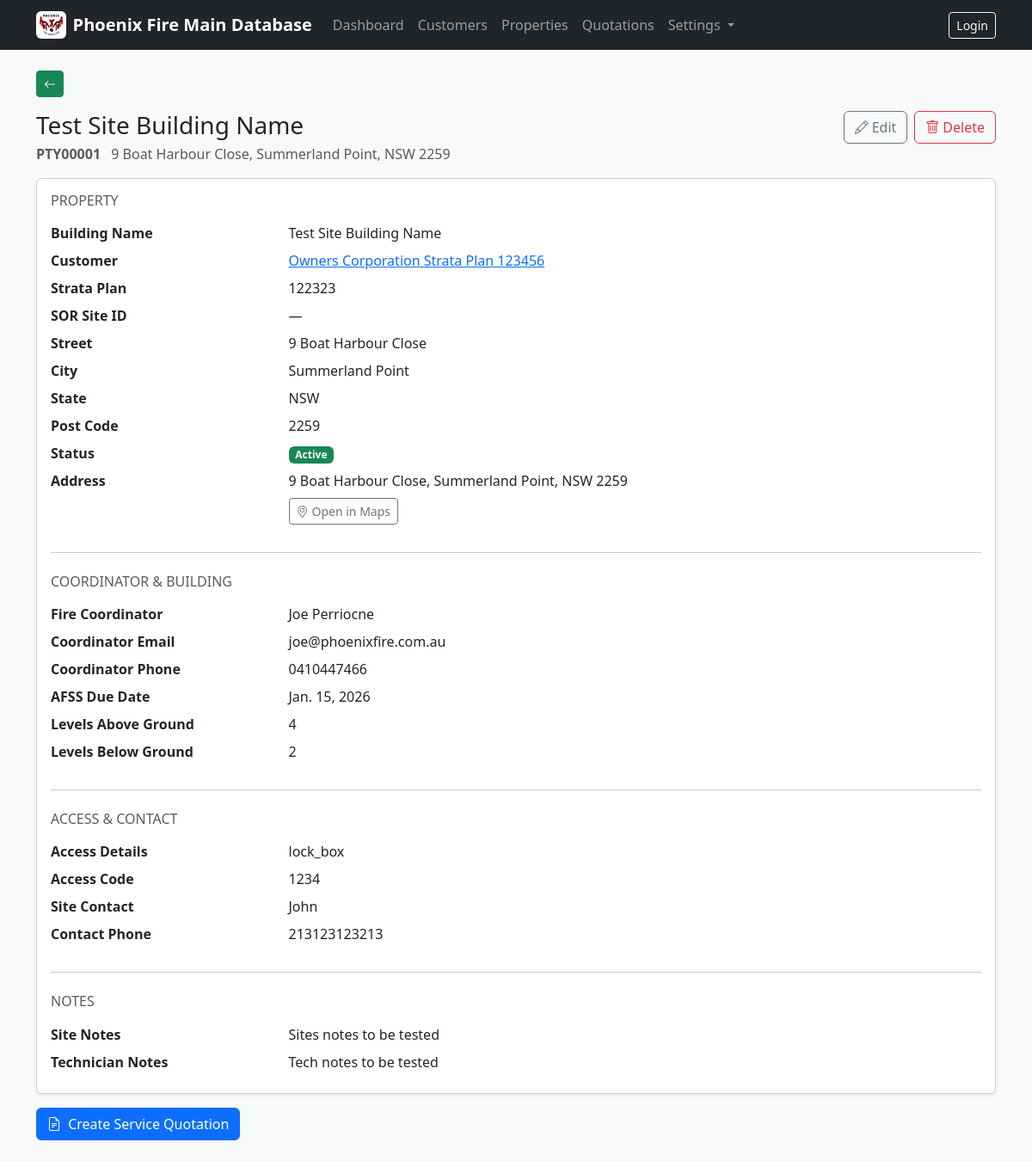
Screenshot of /properties/1/ with the database file from the repository.
### company/models.py (models this page shows, shortened)
class ClientProfile(models.Model):
    company_logo = models.ImageField(upload_to="company/logo/", blank=True, null=True)
    legal_company_name = models.CharField(max_length=255, blank=True)
    trading_name = models.CharField(max_length=255, blank=True)
    company_address = models.TextField(blank=True)
    company_phone = models.CharField(max_length=50, blank=True)
    company_email = models.EmailField(blank=True)
    company_abn = models.CharField(max_length=50, blank=True)
    company_acn = models.CharField(max_length=50, blank=True)
    accounts_phone = models.CharField(max_length=50, blank=True)
    accounts_email = models.EmailField(blank=True)
    updated_at = models.DateTimeField(auto_now=True)
    class Meta:
        verbose_name = "Client Profile"
        verbose_name_plural = "Client Profile"
    @classmethod
    def get_solo(cls):
        obj, _ = cls.objects.get_or_create(pk=1)
        return obj

### properties/models.py (models this page shows, shortened)
class Property(models.Model):
    ACCESS_CHOICES = [
        ("unrestricted", "Unrestricted"),
        ("office", "Keys Held In Office"),
        ("key", "Keys Required"),
        ("site_contact", "Site Contact"),
        ("lock_box", "Lock Box Code"),
        ("other", "Other"),
    ]
    site_id = models.CharField(
        max_length=8,
        unique=True,
        editable=False,
        blank=True,
        db_index=True,
    )
    strata_plan = models.CharField(max_length=100, blank=True)
    sor_site_id = models.CharField(max_length=100, blank=True)
    building_name = models.CharField(max_length=200)
    street = models.CharField(max_length=200)
    city = models.CharField(max_length=100)
    state = models.CharField(max_length=50, blank=True)
    post_code = models.CharField(max_length=20, blank=True)
    active_status = models.BooleanField(default=True)
    customer = models.ForeignKey(
        Customer,
        on_delete=models.PROTECT,
        related_name="properties",
        null=True,
        blank=True,
    )
    fire_coordinator = models.CharField(max_length=150, blank=True)
    fire_coordinator_email = models.EmailField(blank=True)
    fire_coordinator_phone = models.CharField(max_length=50, blank=True)
    afss_due_date = models.DateField(null=True, blank=True)
    levels_above_ground = models.PositiveIntegerField(null=True, blank=True)
    levels_below_ground = models.PositiveIntegerField(null=True, blank=True)
    access_details = models.CharField(
        max_length=50,
        choices=ACCESS_CHOICES,
        blank=True,
    )
    access_code = models.CharField(max_length=50, blank=True)
    site_contact = models.CharField(max_length=150, blank=True)
    contact_phone = models.CharField(max_length=50, blank=True)
    site_notes = models.TextField(blank=True)
    technician_notes = models.TextField(blank=True)
    PREFIX = "PTY"
    PAD = 5

### customers/models.py (models this page shows, shortened)
class Customer(models.Model):
    TYPE_STRATA = "Strata"
    TYPE_GOV = "Government"
    TYPE_HOUSING = "Housing"
    TYPE_OTHER = "Other"
    CUSTOMER_TYPE_CHOICES = [
        (TYPE_STRATA, "Strata"),
        (TYPE_GOV, "Government"),
        (TYPE_HOUSING, "Housing"),
        (TYPE_OTHER, "Other"),
    ]
    customer_name = models.CharField(max_length=200)
    customer_address = models.TextField(blank=True, default="")
    billing_email = models.EmailField(blank=True, default="")
    add_email = models.EmailField(blank=True, default="")
    customer_main_phone = models.CharField(max_length=50, blank=True, default="")
    add_phone = models.CharField(max_length=50, blank=True, default="")
    customer_contact_name = models.CharField(max_length=200, blank=True, default="")
    customer_abn_acn = models.CharField(max_length=50, blank=True, default="")
    customer_type = models.CharField(
        max_length=20,
        choices=CUSTOMER_TYPE_CHOICES,
        default=TYPE_OTHER,
    )
    is_active = models.BooleanField(default=True)
    notes = models.TextField(blank=True, default="")
    created_at = models.DateTimeField(auto_now_add=True)
    class Meta:
        ordering = ["customer_name"]

### properties/views.py (the view)
# urls.py: path("<int:pk>/", PropertyDetailView.as_view(), name="detail"),
class PropertyDetailView(DetailView):
    model = Property
    template_name = "properties/property_detail.html"

### company/context_processors.py (called while the page is built)
def client_profile(request):
    try:
        return {"client_profile": ClientProfile.get_solo()}
    except Exception:
        return {"client_profile": None}

### templates/properties/property_detail.html
{% extends "base.html" %}
{% block content %}
<div class="d-flex justify-content-between align-items-start mb-3">
  <div>
    <h1 class="h3 mb-1">{{ object.building_name }}</h1>
    <div class="text-muted">
      <span class="me-2 fw-semibold">{{ object.site_id }}</span>
      {{ object.street }}, {{ object.city }}{% if object.state %}, {{ object.state }}{% endif %}{% if object.post_code %} {{ object.post_code }}{% endif %}
    </div>
  </div>
  <div class="d-flex gap-2">
    <a class="btn btn-outline-secondary" href="{% url 'properties:update' object.pk %}">
      <i class="bi bi-pencil me-1"></i>Edit
    </a>
    <a class="btn btn-outline-danger" href="{% url 'properties:delete' object.pk %}">
      <i class="bi bi-trash me-1"></i>Delete
    </a>
  </div>
</div>
<div class="card shadow-sm mb-3">
  <div class="card-body">
    <h2 class="h6 text-uppercase text-muted mb-3">Property</h2>
    <dl class="row mb-0">
      <dt class="col-sm-3">Building Name</dt>
      <dd class="col-sm-9">{{ object.building_name|default:"—" }}</dd>
      <dt class="col-sm-3">Customer</dt>
      <dd class="col-sm-9">
        {% if object.customer %}
          <a href="{% url 'customers:detail' object.customer.pk %}" target="_blank" rel="noopener noreferrer">
            {{ object.customer.customer_name }}
          </a>
        {% else %}
          <span class="text-muted">—</span>
        {% endif %}
      </dd>
      <dt class="col-sm-3">Strata Plan</dt>
      <dd class="col-sm-9">{{ object.strata_plan|default:"—" }}</dd>
      <dt class="col-sm-3">SOR Site ID</dt>
      <dd class="col-sm-9">{{ object.sor_site_id|default:"—" }}</dd>
      <dt class="col-sm-3">Street</dt>
      <dd class="col-sm-9">{{ object.street|default:"—" }}</dd>
      <dt class="col-sm-3">City</dt>
      <dd class="col-sm-9">{{ object.city|default:"—" }}</dd>
      <dt class="col-sm-3">State</dt>
      <dd class="col-sm-9">{{ object.state|default:"—" }}</dd>
      <dt class="col-sm-3">Post Code</dt>
      <dd class="col-sm-9">{{ object.post_code|default:"—" }}</dd>
      <dt class="col-sm-3">Status</dt>
      <dd class="col-sm-9">
        {% if object.active_status %}
          <span class="badge bg-success">Active</span>
        {% else %}
          <span class="badge bg-secondary">Inactive</span>
        {% endif %}
      </dd>
      <dt class="col-sm-3">Address</dt>
      <dd class="col-sm-9">
        {{ object.street }}, {{ object.city }}{% if object.state %}, {{ object.state }}{% endif %}{% if object.post_code %} {{ object.post_code }}{% endif %}
        <div class="mt-2">
          <a class="btn btn-outline-secondary btn-sm"
             href="https://www.google.com/maps/search/?api=1&query={{ object.street|urlencode }}+{{ object.city|urlencode }}+{{ object.state|urlencode }}+{{ object.post_code|urlencode }}"
             target="_blank" rel="noopener noreferrer">
            <i class="bi bi-geo-alt me-1"></i>Open in Maps
          </a>
        </div>
      </dd>
    </dl>
    <hr class="my-4">
    <h2 class="h6 text-uppercase text-muted mb-3">Coordinator & Building</h2>
    <dl class="row mb-0">
      <dt class="col-sm-3">Fire Coordinator</dt>
      <dd class="col-sm-9">{{ object.fire_coordinator|default:"—" }}</dd>
      <dt class="col-sm-3">Coordinator Email</dt>
      <dd class="col-sm-9">{{ object.fire_coordinator_email|default:"—" }}</dd>
      <dt class="col-sm-3">Coordinator Phone</dt>
      <dd class="col-sm-9">{{ object.fire_coordinator_phone|default:"—" }}</dd>
      <dt class="col-sm-3">AFSS Due Date</dt>
      <dd class="col-sm-9">
        {% if object.afss_due_date %}
          {{ object.afss_due_date }}
        {% else %}
          <span class="text-muted">—</span>
        {% endif %}
      </dd>
      <dt class="col-sm-3">Levels Above Ground</dt>
      <dd class="col-sm-9">{{ object.levels_above_ground|default:"—" }}</dd>
      <dt class="col-sm-3">Levels Below Ground</dt>
      <dd class="col-sm-9">{{ object.levels_below_ground|default:"—" }}</dd>
    </dl>
    <hr class="my-4">
    <h2 class="h6 text-uppercase text-muted mb-3">Access & Contact</h2>
    <dl class="row mb-0">
      <dt class="col-sm-3">Access Details</dt>
      <dd class="col-sm-9">{{ object.access_details|default:"—"|linebreaksbr }}</dd>
      <dt class="col-sm-3">Access Code</dt>
      <dd class="col-sm-9">{{ object.access_code|default:"—" }}</dd>
      <dt class="col-sm-3">Site Contact</dt>
      <dd class="col-sm-9">{{ object.site_contact|default:"—" }}</dd>
      <dt class="col-sm-3">Contact Phone</dt>
      <dd class="col-sm-9">{{ object.contact_phone|default:"—" }}</dd>
    </dl>
    <hr class="my-4">
    <h2 class="h6 text-uppercase text-muted mb-3">Notes</h2>
    <dl class="row mb-0">
      <dt class="col-sm-3">Site Notes</dt>
      <dd class="col-sm-9">{{ object.site_notes|default:""|linebreaksbr }}</dd>
      <dt class="col-sm-3">Technician Notes</dt>
      <dd class="col-sm-9">{{ object.technician_notes|default:""|linebreaksbr }}</dd>
    </dl>
  </div>
</div>
<a class="btn btn-primary"
   href="{% url 'quotations:create_for_property' object.pk %}">
  <i class="bi bi-file-earmark-text me-1"></i>
  Create Service Quotation
</a>
{% endblock %}

### templates/base.html (shortened to what this page needs)
<!doctype html>
<html lang="en">
<head>
  <link href="https://cdn.jsdelivr.net/npm/bootstrap@5.3.3/dist/css/bootstrap.min.css" rel="stylesheet">
  <link rel="stylesheet" href="https://cdn.jsdelivr.net/npm/bootstrap-icons@1.11.3/font/bootstrap-icons.min.css">
</head>
<body class="bg-light">
<nav class="navbar navbar-expand-lg navbar-dark bg-dark">
  <div class="container">
    <a class="navbar-brand fw-semibold d-flex align-items-center gap-2"
       href="{% url 'dashboard' %}">
      {% if client_profile and client_profile.company_logo %}
        <img src="{{ client_profile.company_logo.url }}"
             alt="Company Logo"
             style="height:32px;width:auto;"
             class="rounded bg-white p-1">
      {% endif %}
      <span>Phoenix Fire Main Database</span>
    </a>
    <div class="collapse navbar-collapse" id="mainNav">
      <ul class="navbar-nav me-auto">
        <li class="nav-item">
          <a class="nav-link" href="{% url 'dashboard' %}">Dashboard</a>
        </li>
        <li class="nav-item">
          <a class="nav-link" href="{% url 'customers:list' %}">Customers</a>
        </li>
        <li class="nav-item">
          <a class="nav-link" href="{% url 'properties:list' %}">Properties</a>
        </li>
        <li class="nav-item">
          <a class="nav-link" href="{% url 'quotations:list' %}">Quotations</a>
        </li>
        <li class="nav-item dropdown">
          <a class="nav-link dropdown-toggle" href="#" id="settingsDropdown"
             role="button" data-bs-toggle="dropdown">
            Settings
          </a>
        </li>
      </ul>
      <ul class="navbar-nav">
        {% if user.is_authenticated %}
          <li class="nav-item">
            <span class="navbar-text me-3">
              Logged in as {{ user.username }}
            </span>
          </li>
          <li class="nav-item">
            <a class="btn btn-outline-light btn-sm" href="/admin/logout/">Logout</a>
          </li>
        {% else %}
          <li class="nav-item">
            <a class="btn btn-outline-light btn-sm" href="/admin/login/">Login</a>
          </li>
        {% endif %}
      </ul>
    </div>
  </div>
</nav>
<main class="container my-4 page-wrap">
  <div class="mb-3 no-print">
    <button type="button"
            class="btn btn-back btn-sm"
            onclick="goBackAnimated()"
            title="Back">
      <i class="bi bi-arrow-left"></i>
    </button>
  </div>
  {% block content %}{% endblock %}
</main>
</body>
</html>

### templates/base.html (style rules this page uses)
.page-wrap { animation: pageEnter 160ms ease-out; }
.btn-back, a.btn-back, button.btn-back { background-color: var(--bs-success) !important; border-color: var(--bs-success) !important; color: #fff !important; }

### rows the page displays
ClientProfile: company_logo (picture)
Property: building_name "Test Site Building Name", site_id "PTY00001", street "9 Boat Harbour Close", city "Summerland Point", state "NSW", post_code "2259", customer.customer_name "Owners Corporation Strata Plan 123456", strata_plan "122323", sor_site_id "—", fire_coordinator "Joe Perriocne", fire_coordinator_email "joe@phoenixfire.com.au", fire_coordinator_phone "0410447466", afss_due_date "Jan. 15, 2026", levels_above_ground "4", levels_below_ground "2", access_details "lock_box", access_code "1234", site_contact "John", contact_phone "213123123213", site_notes "Sites notes to be tested", technician_notes "Tech notes to be tested"
